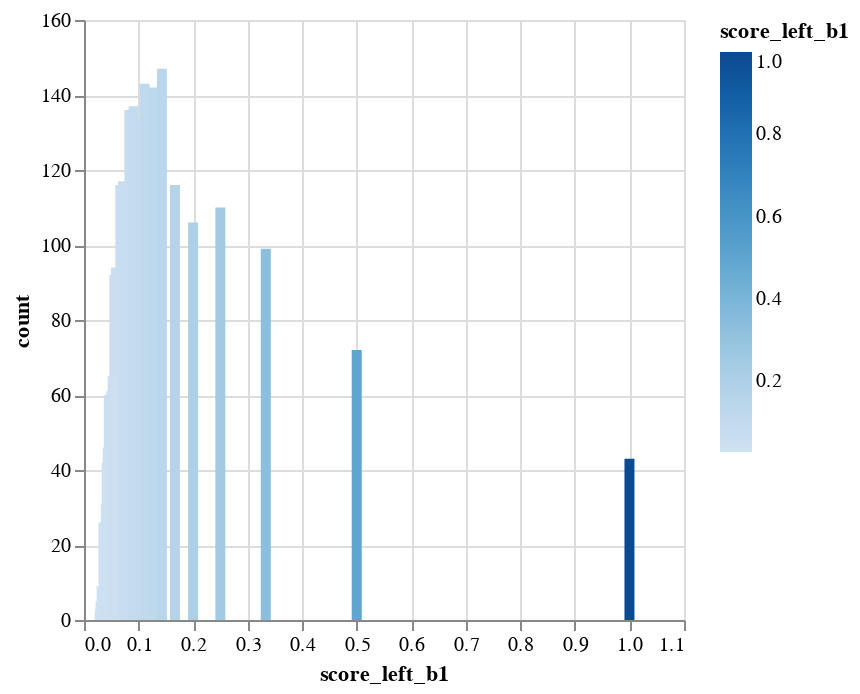
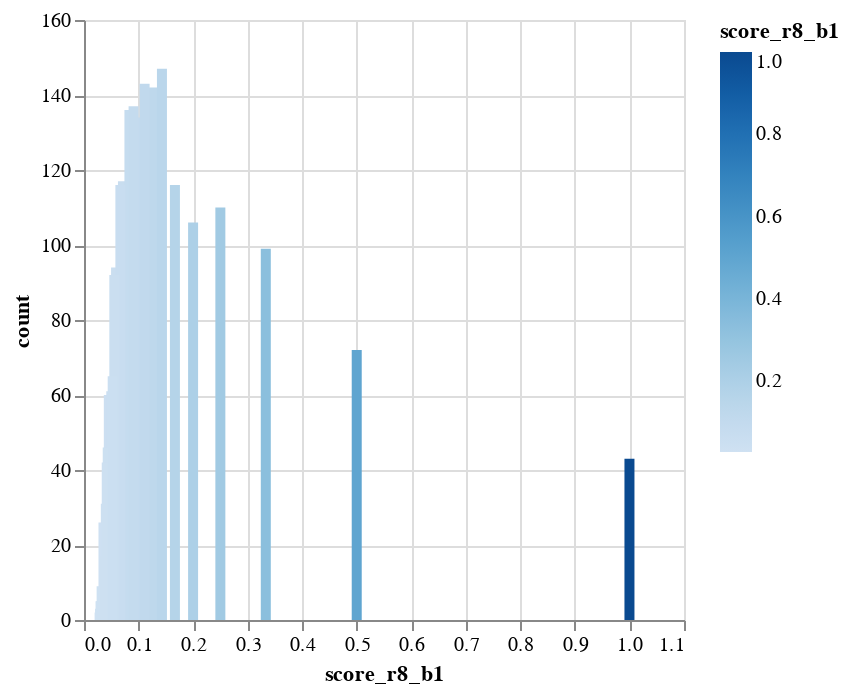

Notebook code for these charts, in order:
### Code cell
show_b_stats('score_left_b1')
show_b_stats('score_r8_b1')

### Figure 1 — Vega-Lite specification as saved in the notebook (floating-point values rounded to 4 significant figures)
{"config": {"view": {"continuousWidth": 300, "continuousHeight": 300}}, "data": {"name": "data-33906b1afe7b400a06f6e06d86a01717"}, "mark": {"type": "bar", "tooltip": true}, "encoding": {"color": {"field": "score_left_b1", "type": "quantitative"}, "x": {"field": "score_left_b1", "type": "quantitative"}, "y": {"field": "count", "type": "quantitative"}}, "params": [{"name": "param_13", "select": {"type": "interval", "encodings": ["x", "y"]}, "bind": "scales"}], "$schema": "https://vega.github.io/schema/vega-lite/v5.20.1.json", "datasets": {"data-33906b1afe7b400a06f6e06d86a01717": [{"score_left_b1": 0.0333, "count": 8}, {"score_left_b1": 0.125, "count": 142}, {"score_left_b1": 0.0476, "count": 54}, {"score_left_b1": 0.0588, "count": 94}, {"score_left_b1": 0.0769, "count": 114}, {"score_left_b1": 0.5, "count": 72}, {"score_left_b1": 0.1, "count": 134}, {"score_left_b1": 0.037, "count": 13}, {"score_left_b1": 0.0833, "count": 136}, {"score_left_b1": 0.0714, "count": 117}, {"score_left_b1": 0.0345, "count": 8}, {"score_left_b1": 0.3333, "count": 99}, {"score_left_b1": 0.0312, "count": 5}, {"score_left_b1": 0.04, "count": 31}, {"score_left_b1": 0.0625, "count": 88}, {"score_left_b1": 0.0294, "count": 3}, {"score_left_b1": 0.05, "count": 61}, {"score_left_b1": 0.0303, "count": 5}, {"score_left_b1": 0.0667, "count": 116}, {"score_left_b1": 0.25, "count": 110}, {"score_left_b1": 0.0357, "count": 26}, {"score_left_b1": 0.0286, "count": 2}, {"score_left_b1": 0.1111, "count": 143}, {"score_left_b1": 0.0455, "count": 60}, {"score_left_b1": 0.2, "count": 106}, {"score_left_b1": 1.0, "count": 43}, {"score_left_b1": 0.1429, "count": 147}, {"score_left_b1": 0.0323, "count": 9}, {"score_left_b1": 0.0435, "count": 46}, {"score_left_b1": 0.0385, "count": 17}, {"score_left_b1": 0.1667, "count": 116}, {"score_left_b1": 0.0909, "count": 137}, {"score_left_b1": 0.0556, "count": 92}, {"score_left_b1": 0.0417, "count": 42}, {"score_left_b1": 0.0526, "count": 65}]}}

### Figure 2 — Vega-Lite specification as saved in the notebook (floating-point values rounded to 4 significant figures)
{"config": {"view": {"continuousWidth": 300, "continuousHeight": 300}}, "data": {"name": "data-5dfc9c0d70afaaaf63aad3c620cd8a21"}, "mark": {"type": "bar", "tooltip": true}, "encoding": {"color": {"field": "score_r8_b1", "type": "quantitative"}, "x": {"field": "score_r8_b1", "type": "quantitative"}, "y": {"field": "count", "type": "quantitative"}}, "params": [{"name": "param_14", "select": {"type": "interval", "encodings": ["x", "y"]}, "bind": "scales"}], "$schema": "https://vega.github.io/schema/vega-lite/v5.20.1.json", "datasets": {"data-5dfc9c0d70afaaaf63aad3c620cd8a21": [{"score_r8_b1": 0.0588, "count": 94}, {"score_r8_b1": 0.125, "count": 142}, {"score_r8_b1": 0.0333, "count": 8}, {"score_r8_b1": 0.0769, "count": 114}, {"score_r8_b1": 0.0476, "count": 54}, {"score_r8_b1": 0.037, "count": 13}, {"score_r8_b1": 0.0714, "count": 117}, {"score_r8_b1": 0.0833, "count": 136}, {"score_r8_b1": 0.1, "count": 134}, {"score_r8_b1": 0.5, "count": 72}, {"score_r8_b1": 0.0312, "count": 5}, {"score_r8_b1": 0.3333, "count": 99}, {"score_r8_b1": 0.0345, "count": 8}, {"score_r8_b1": 0.04, "count": 31}, {"score_r8_b1": 0.0625, "count": 88}, {"score_r8_b1": 0.0455, "count": 60}, {"score_r8_b1": 0.05, "count": 61}, {"score_r8_b1": 0.0294, "count": 3}, {"score_r8_b1": 0.0357, "count": 26}, {"score_r8_b1": 0.0303, "count": 5}, {"score_r8_b1": 0.0667, "count": 116}, {"score_r8_b1": 0.1111, "count": 143}, {"score_r8_b1": 0.0286, "count": 2}, {"score_r8_b1": 0.25, "count": 110}, {"score_r8_b1": 0.0435, "count": 46}, {"score_r8_b1": 0.0323, "count": 9}, {"score_r8_b1": 0.2, "count": 106}, {"score_r8_b1": 1.0, "count": 43}, {"score_r8_b1": 0.1429, "count": 147}, {"score_r8_b1": 0.1667, "count": 116}, {"score_r8_b1": 0.0385, "count": 17}, {"score_r8_b1": 0.0909, "count": 137}, {"score_r8_b1": 0.0417, "count": 42}, {"score_r8_b1": 0.0556, "count": 92}, {"score_r8_b1": 0.0526, "count": 65}]}}
